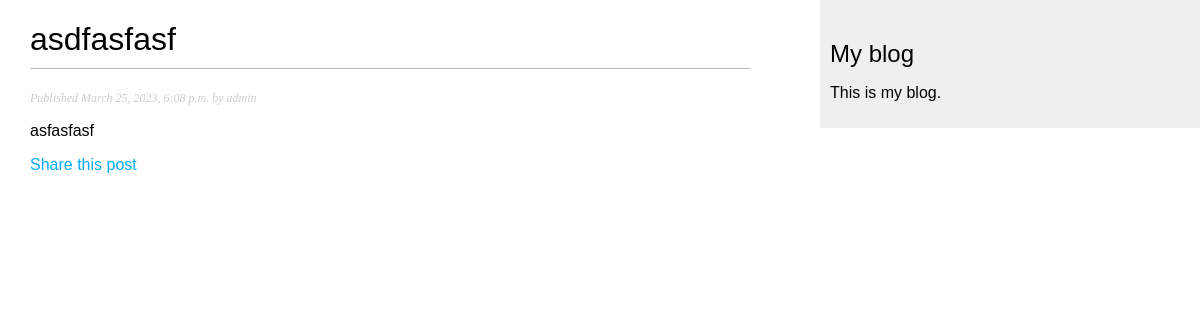
Screenshot of /blog/2023/3/25/asdfasfasf with the database file from the repository.
### blog/models.py (models this page shows, shortened)
class Post(models.Model):
    class Status(models.TextChoices):
        DRAFT = 'DF','Draft'
        PUBLISHED = 'PB','Published'
    title = models.CharField(max_length=250)
    slug = models.SlugField(max_length=250,
                            unique_for_date='publish')
    author = models.ForeignKey(User,
                               on_delete=models.CASCADE,
                               related_name='blog_posts')
    body = models.TextField()
    publish = models.DateTimeField(default=timezone.now)
    created = models.DateTimeField(auto_now_add=True)
    updated = models.DateTimeField(auto_now=True)
    status = models.CharField(max_length=2,
                              choices=Status.choices,
                              default=Status.DRAFT)
    objects = models.Manager()
    published = PublishedManager()
    class Meta:
        ordering = ['-publish']
        indexes = [
            models.Index(fields=['-publish']),
        ]

### blog/views.py (the view)
def post_detail(request,year,month,day,post):
    post = get_object_or_404(Post,
                            status=Post.Status.PUBLISHED,
                            slug = post,
                            publish__year =year,
                            publish__month =month,
                            publish__day =day)
    return render(request,
                  'blog/post/detail.html',
                  {'post':post})

### blog/templates/blog/post/detail.html (shortened to what this page needs)
{% extends "blog/base.html" %}
{% block content %}
    <h1>{{ post.title }}</h1>
    <p class="date">
        Published {{ post.publish }} by {{ post.author }}
    </p>
    {{ post.body|linebreaks }}
    <p>
        <a href="{% url "blog:post_share" post.id %}">
        Share this post
        </a>
    </p>
{% endblock %}

### blog/static/css/blog.css (style rules this page uses)
body { margin:0; padding:0; font-family:helvetica, sans-serif; }
a { color:#00abff; text-decoration:none; }
h1 { font-weight:normal; border-bottom:1px solid #bbb; padding:0 0 10px 0; }
p.date { color:#ccc; font-family: georgia, serif; font-size: 12px; font-style: italic; }

### rows the page displays
Post: title "asdfasfasf", publish "March 25, 2023, 6:08 p.m.", author "admin", body "asfasfasf"
